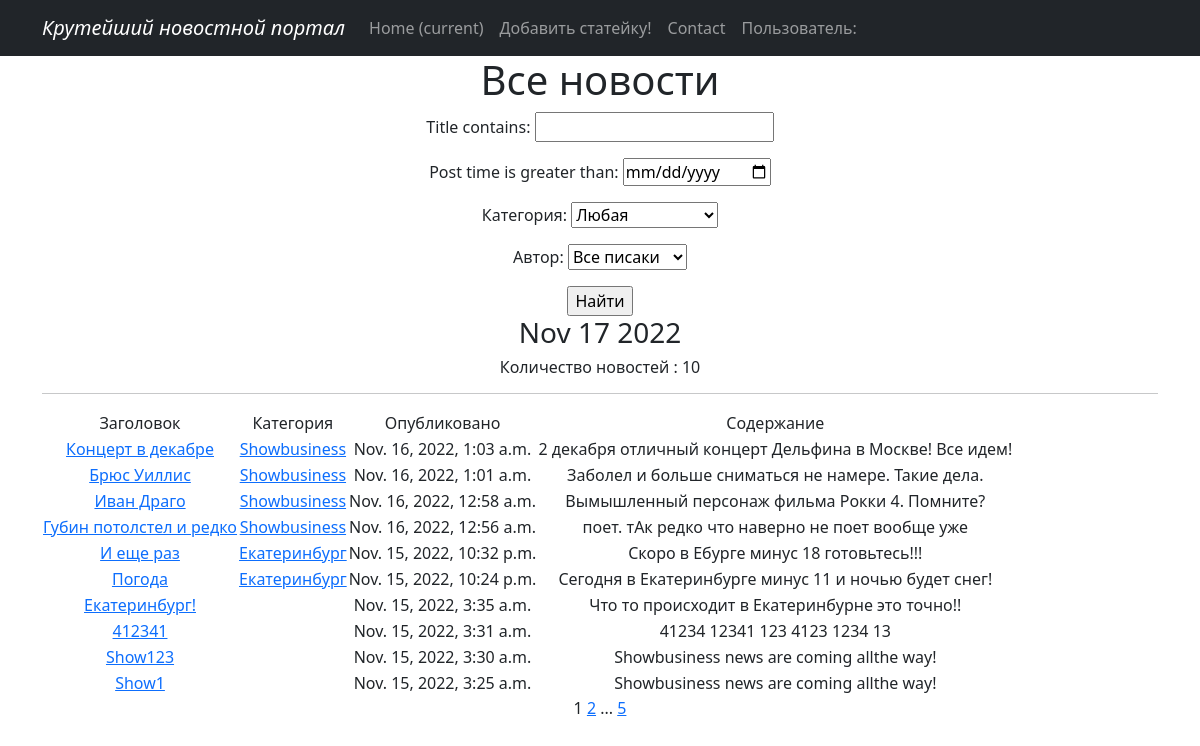
Page /news/ on the committed database.
### News/models.py (models this page shows, shortened)
class Post(models.Model):
    author = models.ForeignKey(Author, on_delete=models.CASCADE)
    post_time = models.DateTimeField(auto_now_add = True)
    post_type = models.CharField(max_length=3, choices = CHOICES, default = news)
    title = models.CharField(max_length=255)
    content = models.TextField()
    post_rating = models.IntegerField(default=0)
    category = models.ManyToManyField(Category, through = 'PostCategory')

class Category(models.Model):
    category_name = models.CharField(max_length=255, unique = True, null=True, blank=True)
    subscribers = models.ManyToManyField(User, related_name ='categories',) #null=True, blank = True# )
    def __str__(self):
       return f'{self.category_name}'

### News/views.py (the view)
# urls.py: path('', PostList.as_view(), name= 'post_list'),
class PostList(ListView):
    model = Post
    ordering = '-post_time'
    template_name = 'posts.html'
    context_object_name = 'posts'
    paginate_by = 10
    def get_queryset(self):
        queryset = super().get_queryset()
        self.filterset = PostFilter(self.request.GET, queryset)
        return self.filterset.qs
    def get_context_data(self, **kwargs):
        context = super().get_context_data(**kwargs)
        context['time_now'] = datetime.utcnow()
        context['filterset'] = self.filterset
        return context

### News/models.py (called while the page is built)
    def __str__(self):
        return f'{self.user.username}'

### News/templatetags/custom_filters.py (called while the page is built)
@register.filter()
def cenzura(value):
    for word in Slovechki:
        value = value.replace(word, '*' * len(word))
    return value

### News/templatetags/custom_tags.py (called while the page is built)
@register.simple_tag(takes_context=True)
def url_replace(context, **kwargs):
   d = context['request'].GET.copy()
   for k, v in kwargs.items():
       d[k] = v
   return d.urlencode()

### templates/posts.html (shortened to what this page needs)
{% extends 'flatpages/default.html' %}
{% load custom_filters %}
{% load custom_tags %}
{% block content %}
   <h1>Все новости</h1>
   <form action="" method="get">
       {{ filterset.form.as_p }}
       <input type="submit" value="Найти" />
   </form>
   <h3>{{ time_now|date:'M d Y' }}</h3>
   <h6> Количество новостей : {{ posts | length }} </h6>
   <hr>
   {% if posts %}
       <table>
           <tr>
               <td>Заголовок</td>
               <td>Категория </td>
               <td>Опубликовано</td>
               <td>Содержание</td>
           </tr>
           {% for Post in posts %}
           <tr>
               <td> <a  href ="{{Post.id}} "> {{ Post.title | cenzura }}</a>  </td>
               <td> {% for category in Post.category.all %}
                    <a  href ="{% url 'category_list' category.id %}"> {{ category}}</a>
                    {% endfor %} </td>
               <td>{{ Post.post_time }}</td>
               <td>{{ Post.content | truncatewords:10 | cenzura }}</td>
           </tr>
           {% endfor %}
       </table>
   {% else %}
       <h2>Новости не найдены!</h2>
   {% endif %}
   {{ page_obj.number }}
   {% if page_obj.has_next %}
       <a href="?{% url_replace page=page_obj.next_page_number %}">{{ page_obj.next_page_number }}</a>
       {% if paginator.num_pages != page_obj.next_page_number %}
           ...
           <a href="?{% url_replace page=page_obj.paginator.num_pages %}">{{ page_obj.paginator.num_pages }}</a>
       {% endif %}
   {% endif %}
{% endblock content %}

### templates/flatpages/default.html (shortened to what this page needs)
<!DOCTYPE html>
<html lang="en">
    <head>
        {% load static %}
       <link href="{% static 'css/styles.css' %}" rel="stylesheet" />
    </head>
    <body>
        <nav class="navbar navbar-expand-lg navbar-dark bg-dark static-top">
           <div class="container">
               <a class="navbar-brand" href="/news"><i> Крутейший новостной портал  </i></a>
               <div class="collapse navbar-collapse" id="navbarResponsive">
                   <ul class="navbar-nav ml-auto">
                       <li class="nav-item active">
                           <a class="nav-link" href="/news">Home
                               <span class="sr-only">(current)</span>
                           </a>
                       </li>
                       <li class="nav-item">
                           <a class="nav-link" href="/news/create/">Добавить статейку!</a>
                       </li>
                       <li class="nav-item">
                           <a class="nav-link" href="/contacts/">Contact</a>
                       </li>
                       <li class="nav-item">
                           <a class="nav-link" href="/news/index"> Пользователь: {{request.user.username}} </a>
                       </li>
                   </ul>
               </div>
           </div>
        </nav>
        <div class="container">
            <div class="row">
                <div class="col-lg-12 text-center">
                       {% block content %}{% endblock content %}
                </div>
            </div>
        </div>
    </body>
</html>

### rows in the picture
Post: title|cenzura "Концерт в декабре", post_time "Nov. 16, 2022, 1:03 a.m.", content|cenzura "2 декабря отличный концерт Дельфина в Москве! Все идем!"
Category: category_name "Showbusiness"
Post: title|cenzura "Брюс Уиллис", post_time "Nov. 16, 2022, 1:01 a.m.", content|cenzura "Заболел и больше сниматься не намере. Такие дела."
Post: title|cenzura "Иван Драго", post_time "Nov. 16, 2022, 12:58 a.m.", content|cenzura "Вымышленный персонаж фильма Рокки 4. Помните?"
Post: title|cenzura "Губин потолстел и редко", post_time "Nov. 16, 2022, 12:56 a.m.", content|cenzura "поет. тАк редко что наверно не поет вообще уже"
Post: title|cenzura "И еще раз", post_time "Nov. 15, 2022, 10:32 p.m.", content|cenzura "Скоро в Ебурге минус 18 готовьтесь!!!"
Category: category_name "Екатеринбург"
Post: title|cenzura "Погода", post_time "Nov. 15, 2022, 10:24 p.m.", content|cenzura "Сегодня в Екатеринбурге минус 11 и ночью будет снег!"
Post: title|cenzura "Екатеринбург!", post_time "Nov. 15, 2022, 3:35 a.m.", content|cenzura "Что то происходит в Екатеринбурне это точно!!"
Post: title|cenzura "412341", post_time "Nov. 15, 2022, 3:31 a.m.", content|cenzura "41234 12341 123 4123 1234 13"
Post: title|cenzura "Show123", post_time "Nov. 15, 2022, 3:30 a.m.", content|cenzura "Showbusiness news are coming allthe way!"
Post: title|cenzura "Show1", post_time "Nov. 15, 2022, 3:25 a.m.", content|cenzura "Showbusiness news are coming allthe way!"

### other values in the picture
{{ time_now|date:'M d Y' }} "Nov 17 2022"
{{ posts | length }} "10"
{{ page_obj.number }} "1"
{{ page_obj.next_page_number }} "2"
{{ page_obj.paginator.num_pages }} "5"
